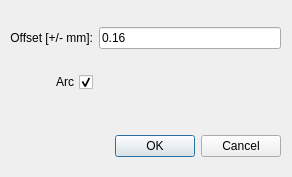
<?xml version="1.0" encoding="UTF-8"?>
<ui version="4.0">
 <class>Offset_value</class>
 <widget class="QDialog" name="Offset_value">
  <property name="geometry">
   <rect>
    <x>0</x>
    <y>0</y>
    <width>292</width>
    <height>177</height>
   </rect>
  </property>
  <property name="windowTitle">
   <string notr="true">Offset value</string>
  </property>
  <property name="toolTip">
   <string/>
  </property>
  <widget class="QDialogButtonBox" name="buttonBoxLayer">
   <property name="geometry">
    <rect>
     <x>10</x>
     <y>130</y>
     <width>271</width>
     <height>32</height>
    </rect>
   </property>
   <property name="orientation">
    <enum>Qt::Horizontal</enum>
   </property>
   <property name="standardButtons">
    <set>QDialogButtonBox::Cancel|QDialogButtonBox::Ok</set>
   </property>
  </widget>
  <widget class="QWidget" name="gridLayoutWidget">
   <property name="geometry">
    <rect>
     <x>10</x>
     <y>10</y>
     <width>271</width>
     <height>101</height>
    </rect>
   </property>
   <layout class="QGridLayout" name="gridLayout">
    <item row="0" column="0">
     <widget class="QLabel" name="offset_label">
      <property name="minimumSize">
       <size>
        <width>0</width>
        <height>0</height>
       </size>
      </property>
      <property name="toolTip">
       <string notr="true"/>
      </property>
      <property name="text">
       <string notr="true">Offset [+/- mm]:</string>
      </property>
      <property name="alignment">
       <set>Qt::AlignRight|Qt::AlignTrailing|Qt::AlignVCenter</set>
      </property>
     </widget>
    </item>
    <item row="0" column="1">
     <widget class="QLineEdit" name="lineEdit_offset">
      <property name="toolTip">
       <string notr="true">Offset value [+/- mm]</string>
      </property>
      <property name="text">
       <string notr="true">0.16</string>
      </property>
     </widget>
    </item>
    <item row="1" column="0">
     <widget class="QCheckBox" name="checkBox">
      <property name="toolTip">
       <string notr="true">Arc or Intersection Offset method</string>
      </property>
      <property name="layoutDirection">
       <enum>Qt::RightToLeft</enum>
      </property>
      <property name="text">
       <string notr="true">Arc</string>
      </property>
      <property name="checked">
       <bool>true</bool>
      </property>
     </widget>
    </item>
   </layout>
  </widget>
 </widget>
 <resources/>
 <connections>
  <connection>
   <sender>buttonBoxLayer</sender>
   <signal>accepted()</signal>
   <receiver>Offset_value</receiver>
   <slot>accept()</slot>
   <hints>
    <hint type="sourcelabel">
     <x>248</x>
     <y>254</y>
    </hint>
    <hint type="destinationlabel">
     <x>157</x>
     <y>274</y>
    </hint>
   </hints>
  </connection>
  <connection>
   <sender>buttonBoxLayer</sender>
   <signal>rejected()</signal>
   <receiver>Offset_value</receiver>
   <slot>reject()</slot>
   <hints>
    <hint type="sourcelabel">
     <x>316</x>
     <y>260</y>
    </hint>
    <hint type="destinationlabel">
     <x>286</x>
     <y>274</y>
    </hint>
   </hints>
  </connection>
 </connections>
</ui>
